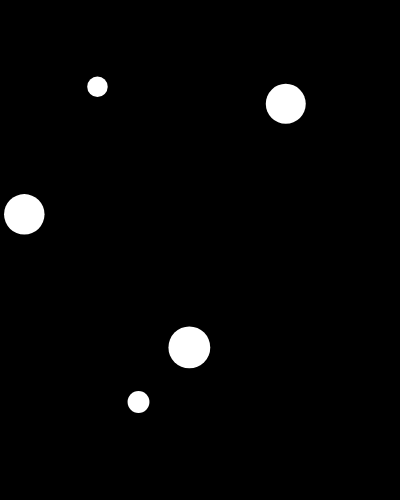
Frame 1 (no input)
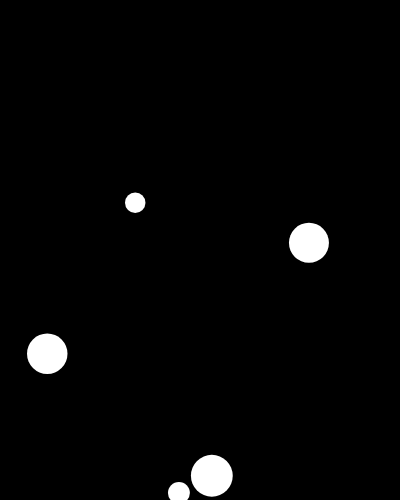
Frame 60 (no input)
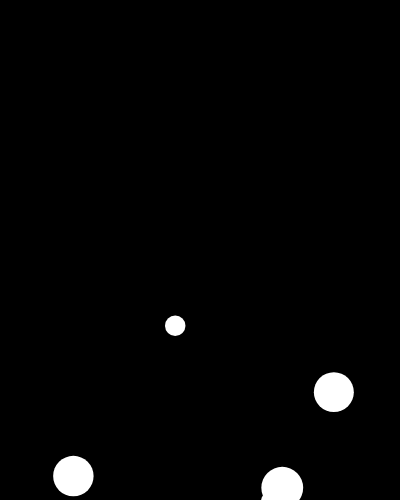
Frame 120 (the mouse pressed at the canvas centre since frame 60)

The p5.js sketch that drew these frames (run headless with seeded random() and noise() and a simulated clock; from frame 60 on, the mouse is pressed at the canvas centre):

// p5.js sketch
// ── sketch.js
 /* 
https://youtu.be/YvNiLmHXZ_U
*/

var movers = [];

function setup() {
	createCanvas(400, 500);
  for (var i = 0; i < 5; i++) {
    movers.push(new Mover());
  }
}

function draw() {
	background(0);


  for (var i = 0; i < movers.length; i++) {

    var gravity = createVector(0, 0.3);	
    // scale gravity according to object’s mass
    gravity.mult(movers[i].mass);
    movers[i].applyForce(gravity);

		var wind = createVector(0.2, 0);	
		movers[i].applyForce(wind);

    // apply drag (formerly known as friction)
    var drag = movers[i].velocity.copy();
    drag.normalize();
    var c = -0.03; // drag coefficient (arbitrarily set)
    var speed = movers[i].velocity.magSq();
    drag.mult(c * speed * speed);
    movers[i].applyForce(drag);

    movers[i].update();
    movers[i].edges();
    movers[i].display(); 
  }
}

// ── mover.js
function Mover() {
  //this.position = createVector(width/2, height/2);
	this.position = createVector(random(width), random(height));
  this.mass = random(1, 5);
  this.radius = this.mass * 5;
	this.velocity = createVector();
	this.acceleration = createVector();
	this.topspeed = 5;

	this.update = function() {
		this.velocity.add(this.acceleration);
		this.velocity.limit(this.topspeed);
		this.position.add(this.velocity);

    // reset acceleration
    this.acceleration = this.acceleration.mult(0);
	};

  this.applyForce = function(f) {
    // divide force by mass
    var nf = p5.Vector.div(f, this.mass);
    this.acceleration.add(nf);
  }

	this.display = function() {
		noStroke();
		fill(255); 
		ellipse(this.position.x, this.position.y, this.radius*2, this.radius*2);
	};

	this.edges = function() {
		if (this.position.x > width - this.radius || this.position.x < this.radius) {
			this.velocity.x	= this.velocity.x * -1;
		}
		if (this.position.y > height - this.radius || this.position.y < this.radius) {
			this.velocity.y	= this.velocity.y * -1;
		}
	};

}
